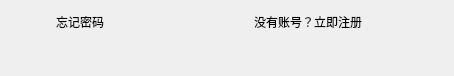
              <widget class="Widget" name="widget_17" native="true">
               <property name="maximumSize">
                <size>
                 <width>16777215</width>
                 <height>76</height>
                </size>
               </property>
               <layout class="QHBoxLayout" name="horizontalLayout_15">
                <property name="spacing">
                 <number>0</number>
                </property>
                <property name="leftMargin">
                 <number>0</number>
                </property>
                <property name="topMargin">
                 <number>0</number>
                </property>
                <property name="rightMargin">
                 <number>0</number>
                </property>
                <property name="bottomMargin">
                 <number>32</number>
                </property>
                <item>
                 <widget class="QWidget" name="widget_13" native="true">
                  <property name="maximumSize">
                   <size>
                    <width>400</width>
                    <height>16777215</height>
                   </size>
                  </property>
                  <layout class="QHBoxLayout" name="horizontalLayout_8">
                   <property name="spacing">
                    <number>0</number>
                   </property>
                   <property name="leftMargin">
                    <number>0</number>
                   </property>
                   <property name="topMargin">
                    <number>0</number>
                   </property>
                   <property name="rightMargin">
                    <number>0</number>
                   </property>
                   <property name="bottomMargin">
                    <number>0</number>
                   </property>
                  </layout>
                 </widget>
                </item>
                <item>
                 <spacer name="horizontalSpacer_16">
                  <property name="orientation">
                   <enum>Qt::Horizontal</enum>
                  </property>
                  <property name="sizeType">
                   <enum>QSizePolicy::MinimumExpanding</enum>
                  </property>
                  <property name="sizeHint" stdset="0">
                   <size>
                    <width>40</width>
                    <height>20</height>
                   </size>
                  </property>
                 </spacer>
                </item>
                <item>
                 <widget class="QWidget" name="horizontalWidget" native="true">
                  <property name="maximumSize">
                   <size>
                    <width>414</width>
                    <height>16777215</height>
                   </size>
                  </property>
                  <layout class="QHBoxLayout" name="horizontalLayout_21">
                   <property name="spacing">
                    <number>0</number>
                   </property>
                   <property name="leftMargin">
                    <number>0</number>
                   </property>
                   <property name="topMargin">
                    <number>0</number>
                   </property>
                   <property name="rightMargin">
                    <number>0</number>
                   </property>
                   <property name="bottomMargin">
                    <number>0</number>
                   </property>
                   <item>
                    <widget class="QPushButton" name="forgetBtn">
                     <property name="minimumSize">
                      <size>
                       <width>0</width>
                       <height>20</height>
                      </size>
                     </property>
                     <property name="maximumSize">
                      <size>
                       <width>16777215</width>
                       <height>20</height>
                      </size>
                     </property>
                     <property name="cursor">
                      <cursorShape>PointingHandCursor</cursorShape>
                     </property>
                     <property name="styleSheet">
                      <string notr="true"/>
                     </property>
                     <property name="text">
                      <string>忘记密码</string>
                     </property>
                     <property name="flat">
                      <bool>true</bool>
                     </property>
                    </widget>
                   </item>
                   <item>
                    <spacer name="horizontalSpacer_18">
                     <property name="orientation">
                      <enum>Qt::Horizontal</enum>
                     </property>
                     <property name="sizeType">
                      <enum>QSizePolicy::Expanding</enum>
                     </property>
                     <property name="sizeHint" stdset="0">
                      <size>
                       <width>144</width>
                       <height>20</height>
                      </size>
                     </property>
                    </spacer>
                   </item>
                   <item>
                    <widget class="QPushButton" name="registerBtn">
                     <property name="minimumSize">
                      <size>
                       <width>0</width>
                       <height>20</height>
                      </size>
                     </property>
                     <property name="maximumSize">
                      <size>
                       <width>16777215</width>
                       <height>20</height>
                      </size>
                     </property>
                     <property name="cursor">
                      <cursorShape>PointingHandCursor</cursorShape>
                     </property>
                     <property name="styleSheet">
                      <string notr="true"/>
                     </property>
                     <property name="text">
                      <string>没有账号？立即注册</string>
                     </property>
                     <property name="flat">
                      <bool>true</bool>
                     </property>
                    </widget>
                   </item>
                   <item>
                    <spacer name="horizontalSpacer_28">
                     <property name="orientation">
                      <enum>Qt::Horizontal</enum>
                     </property>
                     <property name="sizeType">
                      <enum>QSizePolicy::Fixed</enum>
                     </property>
                     <property name="sizeHint" stdset="0">
                      <size>
                       <width>88</width>
                       <height>20</height>
                      </size>
                     </property>
                    </spacer>
                   </item>
                  </layout>
                 </widget>
                </item>
               </layout>
              </widget>
